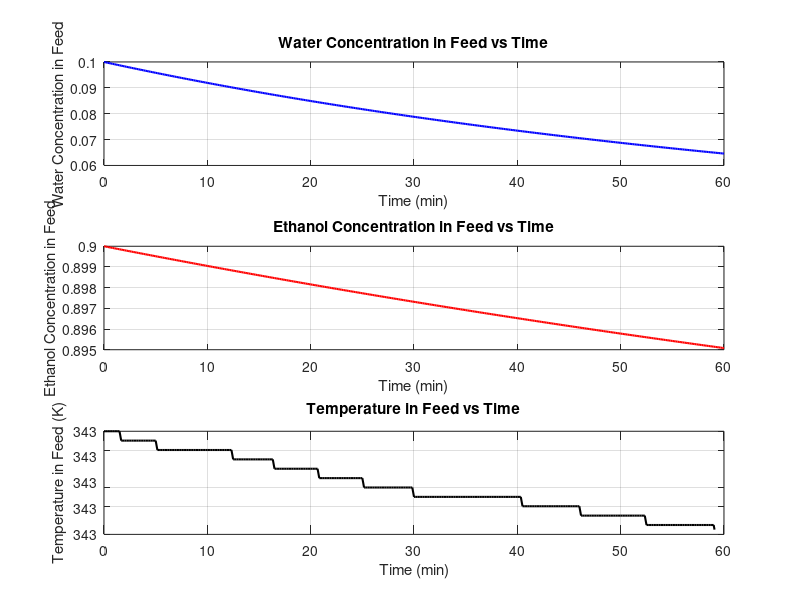
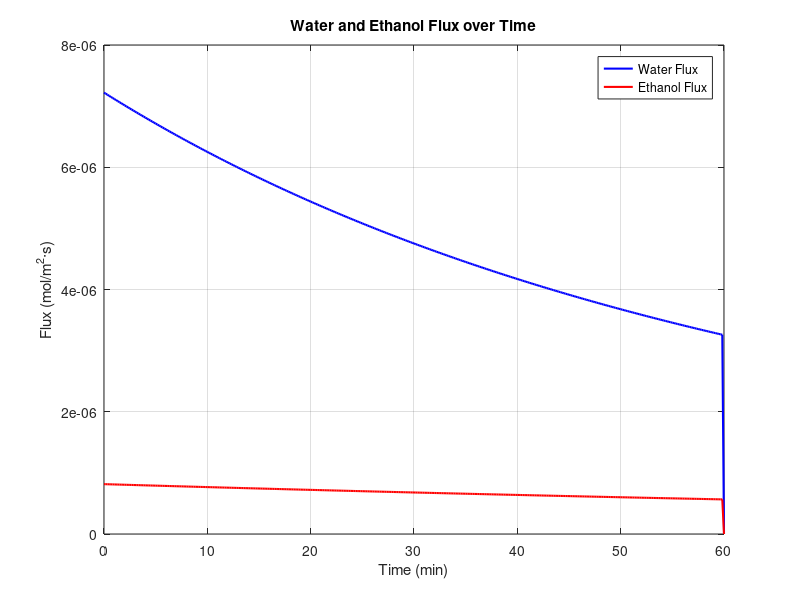

Reproduce these figures in MATLAB, in order.
% AMT CH3030 Term Project
% Deepanjhan Das | CH22B020
% model 2 (extension of model 1)

% Full Simulation Code for Ethanol Dehydration by Pervaporation
% Extended Mass and Energy Balances with VLE and Membrane Fouling
clear; clc;
close all;

%% Parameters
% Membrane and Process Parameters
membrane_thickness = 100e-6; % Membrane thickness in meters (100 microns)
area = 1.0; % Membrane area in square meters
P_water_0 = 1e-9; % Initial permeability of water through PDMS (m^2/s)
P_ethanol_0 = 1e-11; % Initial permeability of ethanol through PDMS (m^2/s)
R = 8.314; % Gas constant (J/mol·K)
Mw_water = 18.015; % Molecular weight of water (g/mol)
Mw_ethanol = 46.07; % Molecular weight of ethanol (g/mol)
H_vap_water = 40650; % Heat of vaporization for water (J/mol)
H_vap_ethanol = 38100; % Heat of vaporization for ethanol (J/mol)
fouling_factor = 0.999; % Membrane fouling factor per time step

% Feed conditions
initial_concentration_water = 0.1; % Initial mole fraction of water in feed
initial_temperature = 343; % Temperature in Kelvin (70 °C)
feed_volume = 0.5; % Volume of feed in liters

% Simulation parameters
time_end = 3600; % Simulation time in seconds
dt = 10; % Time step in seconds

% Arrays to store results
time = 0:dt:time_end;
water_concentration_feed = zeros(size(time));
ethanol_concentration_feed = zeros(size(time));
temperature_feed = zeros(size(time));
flux_water = zeros(size(time));
flux_ethanol = zeros(size(time));

% Initial conditions
water_concentration_feed(1) = initial_concentration_water;
ethanol_concentration_feed(1) = 1 - initial_concentration_water;
temperature_feed(1) = initial_temperature;

%% Simulation Loop
for i = 1:length(time)-1
    % Update permeabilities with fouling effect
    P_water = P_water_0 * (fouling_factor^i);
    P_ethanol = P_ethanol_0 * (fouling_factor^i);

    % Concentration and Temperature-dependent Permeabilities (Arrhenius equation)
    P_water_eff = P_water * exp(-500 / temperature_feed(i)); % Water permeability
    P_ethanol_eff = P_ethanol * exp(-700 / temperature_feed(i)); % Ethanol permeability

    % VLE using Raoult's Law (Assuming ideal solution behavior for simplicity)
    P_sat_water = exp(16.3872 - 3885.7 / (temperature_feed(i) - 42.98)); % Water saturation vapor pressure (Pa)
    P_sat_ethanol = exp(16.8958 - 3795.17 / (temperature_feed(i) - 42.98)); % Ethanol saturation vapor pressure (Pa)

    partial_pressure_water = P_sat_water * water_concentration_feed(i);
    partial_pressure_ethanol = P_sat_ethanol * ethanol_concentration_feed(i);

    % Flux calculation with VLE effect
    flux_water(i) = P_water_eff * (partial_pressure_water / membrane_thickness);
    flux_ethanol(i) = P_ethanol_eff * (partial_pressure_ethanol / membrane_thickness);

    % Mass balance for feed concentration changes
    d_water = -flux_water(i) * area * dt / feed_volume;
    d_ethanol = -flux_ethanol(i) * area * dt / feed_volume;

    % Update concentrations in feed
    water_concentration_feed(i+1) = water_concentration_feed(i) + d_water;
    ethanol_concentration_feed(i+1) = ethanol_concentration_feed(i) + d_ethanol;
    
    % Energy balance considering heat of vaporization
    heat_capacity_feed = 4.18 * 1000; % Approx heat capacity of ethanol-water mix (J/kg·K)
    heat_loss_coefficient = 10; % Arbitrary heat loss coefficient
    dT = (- (flux_water(i) * H_vap_water + flux_ethanol(i) * H_vap_ethanol) * area * dt - ...
          heat_loss_coefficient * (temperature_feed(i) - initial_temperature) * dt) / ...
          (feed_volume * 1000 * heat_capacity_feed);

    % Update temperature
    temperature_feed(i+1) = temperature_feed(i) + dT;

    % Ensure concentration values stay within logical limits
    water_concentration_feed(i+1) = max(water_concentration_feed(i+1), 0);
    ethanol_concentration_feed(i+1) = max(ethanol_concentration_feed(i+1), 0);
end

%% Plot Results
figure;
subplot(3,1,1);
plot(time/60, water_concentration_feed, 'b-', 'LineWidth', 1.5);
xlabel('Time (min)');
ylabel('Water Concentration in Feed');
grid on;
title('Water Concentration in Feed vs Time');

subplot(3,1,2);
plot(time/60, ethanol_concentration_feed, 'r-', 'LineWidth', 1.5);
xlabel('Time (min)');
ylabel('Ethanol Concentration in Feed');
grid on;
title('Ethanol Concentration in Feed vs Time');

subplot(3,1,3);
plot(time/60, temperature_feed, 'k-', 'LineWidth', 1.5);
xlabel('Time (min)');
ylabel('Temperature in Feed (K)');
grid on;
title('Temperature in Feed vs Time');

figure;
plot(time/60, flux_water, 'b-', 'LineWidth', 1.5);
hold on;
plot(time/60, flux_ethanol, 'r-', 'LineWidth', 1.5);
xlabel('Time (min)');
ylabel('Flux (mol/m^2·s)');
legend('Water Flux', 'Ethanol Flux', Location='best');
grid on;
title('Water and Ethanol Flux over Time');